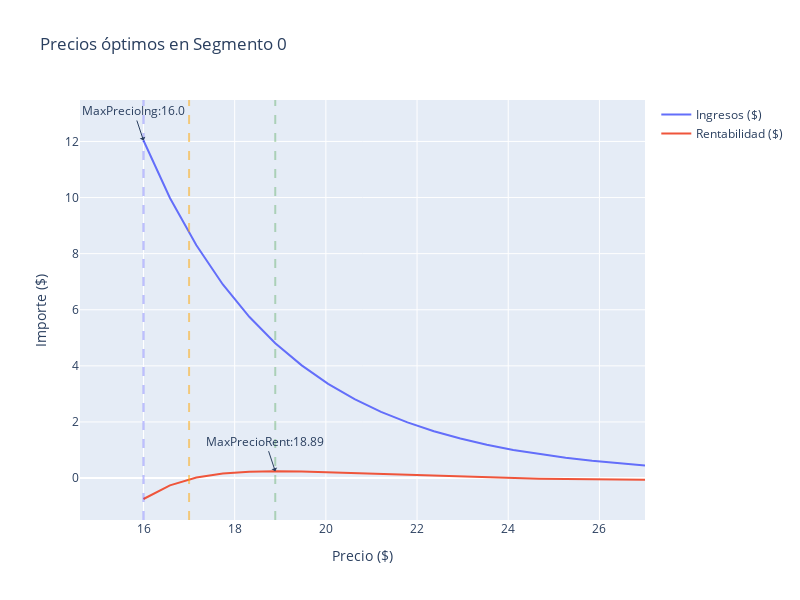

The notebook cell saved with this chart:
### Code cell
fig = go.Figure()

# Se agrega el precio máximo de ingreso
fig.add_trace(go.Scatter(x=df_elasticidad['irr'], y=df_elasticidad['ingresos_seg0'], name='Ingresos ($)'))
# Se agrega la etiqueta
fig.add_annotation(x=float(max_ing_seg0['irr']), y=float(max_ing_seg0['ingresos_seg0']),
                                  text="MaxPrecioIng:"+str(float(max_ing_seg0['irr'].round(2))),
                                  showarrow=True,
                                  arrowhead=1)
# Se agrega la recta del precio máximo
fig.add_vline(x=float(max_ing_seg0['irr']), line_width=2, line_dash="dash",
                             line_color="blue", opacity=0.25)

# Se agrega el precio máximo de rentabilidad
fig.add_trace(go.Scatter(x=df_elasticidad['irr'], y=df_elasticidad['rentabilidad_seg0'], name='Rentabilidad ($)'))
# Se agrega la etiqueta
fig.add_annotation(x=float(max_ren_seg0['irr']), y=float(max_ren_seg0['rentabilidad_seg0']),
                                  text="MaxPrecioRent:"+str(float(max_ren_seg0['irr'].round(2))),
                                  showarrow=True,
                                  arrowhead=1)
# Se agrega la recta del precio máximo
fig.add_vline(x=float(max_ren_seg0['irr']), line_width=2, line_dash="dash",
                             line_color="green", opacity=0.25)

# Agregamos la línea de restricción: Costo
fig.add_vline(x=float(df_elasticidad['costo'].mean()), line_width=2, line_dash="dash",
                             line_color="orange", opacity=0.5)

# Configuración del gráfico
fig.update_layout(
    showlegend=True,
    width=800,
    height=600,
    xaxis_title="Precio ($)",
    yaxis_title="Importe ($)",
    title="Precios óptimos en Segmento 0")

### Figure 1 — Plotly figure (JSON) as saved in the notebook; plotly's stock layout.template omitted (floating-point values rounded to 4 significant figures)
{"data": [{"name": "Ingresos ($)", "type": "scatter", "x": [16, 16.58, 17.16, 17.74, 18.32, 18.89, 19.47, 20.05, 20.63, 21.21, 21.79, 22.37, 22.95, 23.53, 24.11, 24.68, 25.26, 25.84, 26.42, 27], "y": [12.03, 9.986, 8.296, 6.901, 5.748, 4.81, 4.017, 3.361, 2.815, 2.362, 1.985, 1.67, 1.408, 1.188, 1.004, 0.8528, 0.7231, 0.614, 0.5221, 0.4446]}, {"name": "Rentabilidad ($)", "type": "scatter", "x": [16, 16.58, 17.16, 17.74, 18.32, 18.89, 19.47, 20.05, 20.63, 21.21, 21.79, 22.37, 22.95, 23.53, 24.11, 24.68, 25.26, 25.84, 26.42, 27], "y": [-0.7463, -0.2609, 0.01732, 0.1641, 0.2291, 0.2447, 0.2322, 0.2044, 0.1698, 0.1336, 0.09883, 0.06711, 0.03922, 0.01538, -0.004524, -0.02052, -0.03353, -0.04367, -0.05132, -0.05687]}], "layout": {"annotations": [{"arrowhead": 1, "showarrow": true, "text": "MaxPrecioIng:16.0", "x": 16, "y": 12.03}, {"arrowhead": 1, "showarrow": true, "text": "MaxPrecioRent:18.89", "x": 18.89, "y": 0.2447}], "height": 600, "shapes": [{"line": {"color": "blue", "dash": "dash", "width": 2}, "opacity": 0.25, "type": "line", "x0": 16, "x1": 16, "xref": "x", "y0": 0, "y1": 1, "yref": "y domain"}, {"line": {"color": "green", "dash": "dash", "width": 2}, "opacity": 0.25, "type": "line", "x0": 18.89, "x1": 18.89, "xref": "x", "y0": 0, "y1": 1, "yref": "y domain"}, {"line": {"color": "orange", "dash": "dash", "width": 2}, "opacity": 0.5, "type": "line", "x0": 17, "x1": 17, "xref": "x", "y0": 0, "y1": 1, "yref": "y domain"}], "showlegend": true, "title": {"text": "Precios óptimos en Segmento 0"}, "width": 800, "xaxis": {"title": {"text": "Precio ($)"}}, "yaxis": {"title": {"text": "Importe ($)"}}}}
